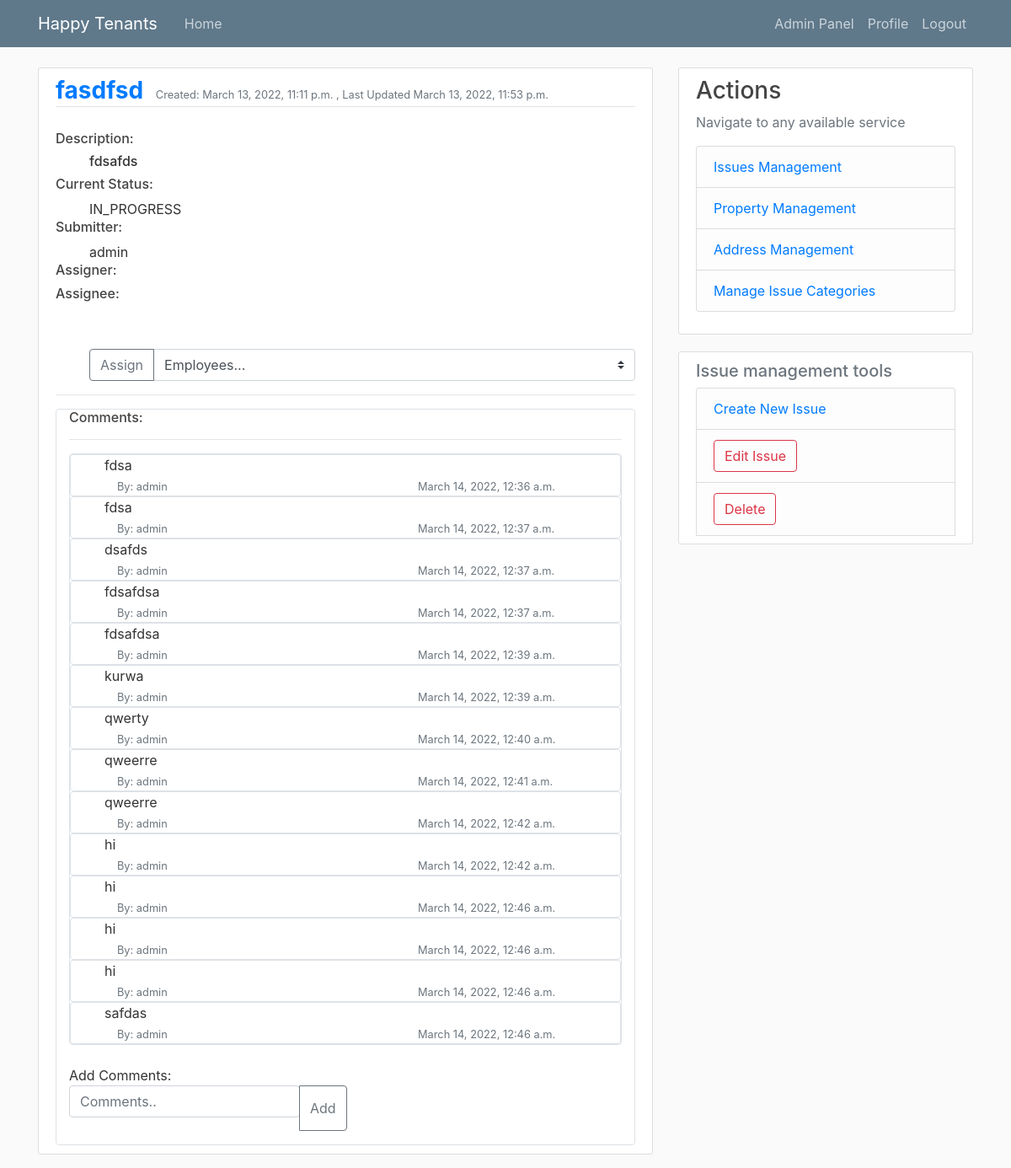
Page /issues/16 (signed in) on the earlier database version.
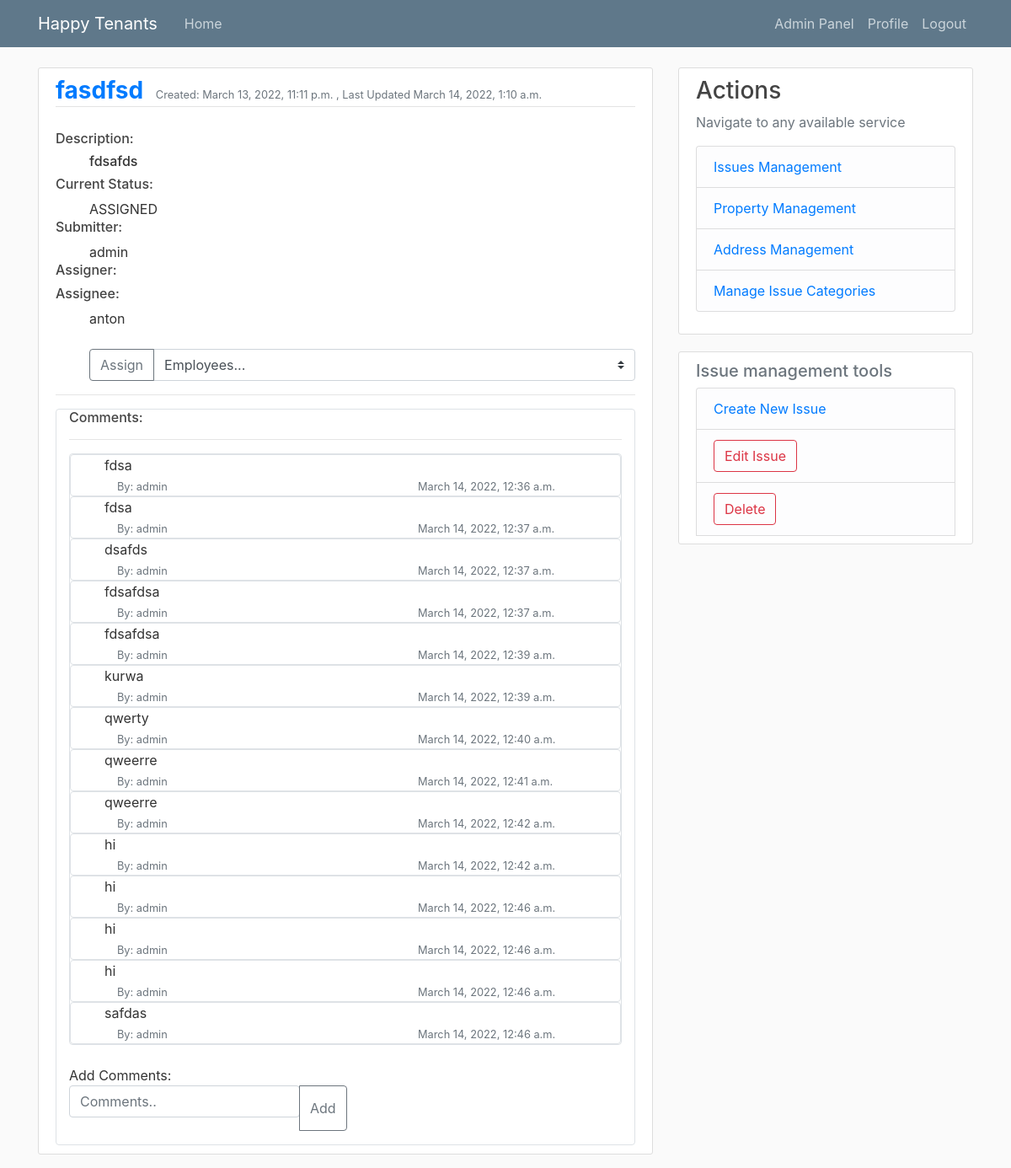
Same page on the later database version.
### tenant_mgmt/models.py (models this page shows, shortened)
class Issue(models.Model):
    class StatusENUM(models.TextChoices):
        CRE = 'CREATED',
        ASS = 'ASSIGNED',
        PRO = 'IN_PROGRESS',
        COM = 'COMPLETED',
        DEL = 'DELETED',
        CLO = 'CLOSE'
    title = models.CharField(max_length=50, null=False, blank=False)
    description = models.TextField(max_length=200, null=False, blank=False)
    category = models.ForeignKey(IssueCategory, on_delete=models.SET_NULL, null=True)
    related_property = models.ForeignKey(Property, on_delete=models.CASCADE)
    status = models.CharField(max_length=20, choices=StatusENUM.choices, default=StatusENUM.CRE)
    manager = models.ForeignKey(User, on_delete=models.SET_NULL, default=None, blank=True, null=True, related_name="assigned_by_issues_set")
    assignee = models.ForeignKey(User, on_delete=models.SET_NULL, default=None, blank=True, null=True, related_name="assigned_to_issues_set")
    submitter = models.ForeignKey(User, on_delete=models.CASCADE, related_name="submitted_issues_set")
    created = models.DateTimeField(auto_now_add=True)
    updated = models.DateTimeField(auto_now=True)
    def __str__(self) -> str:
        return self.title
    class Meta:
        ordering = ['-updated', '-created']

### tenant_mgmt/views.py (the view, shortened to what this page needs)
# urls.py: path('issues/<int:pk>', IssueDetailView.as_view(), name='issueDetails'),
@method_decorator([login_required], name='dispatch')
class IssueDetailView(DetailView):
    model = Issue
    template_name = 'tnt_mgmt/issue/detail.html'
    context_object_name = 'issue'
    ordering = ['dateAdded']
    def get_context_data(self, **kwargs):
        context = super(IssueDetailView, self).get_context_data(**kwargs)
        context['employees'] = User.objects.filter(groups__name='employee')
        return context

### tenant_mgmt/templatetags/extra_filters.py (called while the page is built)
@register.filter(name='has_groups')
def has_groups(user, group_names):
    groups = list(group_names.split('|'))
    userGroups = user.groups.all()
    for groupName in groups:
        group = Group.objects.get(name=groupName)
        if group in userGroups:
            return True
    return False

@register.filter(name='is_active')
def is_active(user):
    return len(user.groups.all()) > 0

### tenant_mgmt/templates/tnt_mgmt/issue/detail.html (shortened to what this page needs)
{% extends "./base.html" %} {% block content %} {% load extra_filters %}
<article class="media content-section">
  <div class="media-body">
    <div class="article-metadata">
      <a class="mr-2 h3" href="{% url 'issueDetails' issue.id %}">
        <b> {{ issue }} </b></a
      >
      <small class="text-muted"
        >Created: {{ issue.created}} , Last Updated {{issue.updated}}</small
      >
    </div>
    <div>
      <br />
      <h6>Description:</h6>
      <ul class="h6">
        {{issue.description}}
      </ul>
      <h6>Current Status:</h6>
      <ul>
        {{issue.status}}
      </ul>
      <h6>Submitter:</h6>
      <ul>
        {{issue.submitter}}
      </ul>
      <h6>Assigner:</h6>
      <h6>Assignee:</h6>
      <ul>
        {% if issue.assignee %}
          {{issue.assignee}}
        {% endif %}
        <form method="POST">
          <div class="input-group mb-3">
            <div class="input-group-prepend">
              <button class="btn btn-outline-secondary" type="submit">Assign</button>
            </div>
            <select name="assignee" class="custom-select" id="inputGroupSelect03">
              <option selected>Employees...</option>
            </select>
          </div>
        </form>
      </ul>
      <hr />
    </div>
    <div class="container border border-gray rounded">
      <h6>Comments:</h6>
      <hr />
      <div class="border border-gray rounded">
        {% for comment in issue.issue_comments.all %}
        <div class="border border-gray rounded">
          <div>
            <ul>
              {{comment.messageText}}
            </ul>
            <ul>
              <div class="container">
                <div class="row">
                  <div class="col">
                    <small class="text-muted">By: {{comment.author}}</small>
                  </div>
                  <div class="col col-lg-5">
                    <small class="text-muted">{{comment.dateAdded}}</small>
                  </div>
                </div>
              </div>
            </ul>
          </div>
        </div>
        {% empty %}
        <small> No Comments...</small>
        {% endfor %}
      </div>
      <br>
      <div>
        <form method="POST">
        Add Comments:
        <div class="input-group mb-3">
          <fieldset class="form-group">
            <input type="text" name="comment_text" class="form-control" placeholder="Comments.." aria-label="Recipient's username" aria-describedby="basic-addon2">
          </fieldset>
          <div class="input-group-append">
            <button class="btn btn-outline-secondary" type="submit">Add</button>
          </div>
        </form>
        </div>
      </div>
    </div>
  </div>
{% endblock content %}
{% block details_view_actions %}
{% if request.user|has_groups:"administrator|manager|tenant" %}
<li class="list-group-item list-group-item-light">
  <button id="editBtn" class="btn btn-outline-danger" type="submit">
    Edit Issue
  </button>
</li>
{% if request.user|has_groups:"administrator|manager" %}
<li class="list-group-item list-group-item-light">
  <button id="deleteBtn" class="btn btn-outline-danger" type="submit">
    Delete
  </button>
</li>
{% endif %}
{% endif %}
{% endblock details_view_actions %}

Differences in the rows shown:
changed Issue "fasdfsd": updated "March 13, 2022, 11:53 p.m." → "March 14, 2022, 1:10 a.m."; status "IN_PROGRESS" → "ASSIGNED"; assignee (not shown) → "anton"
